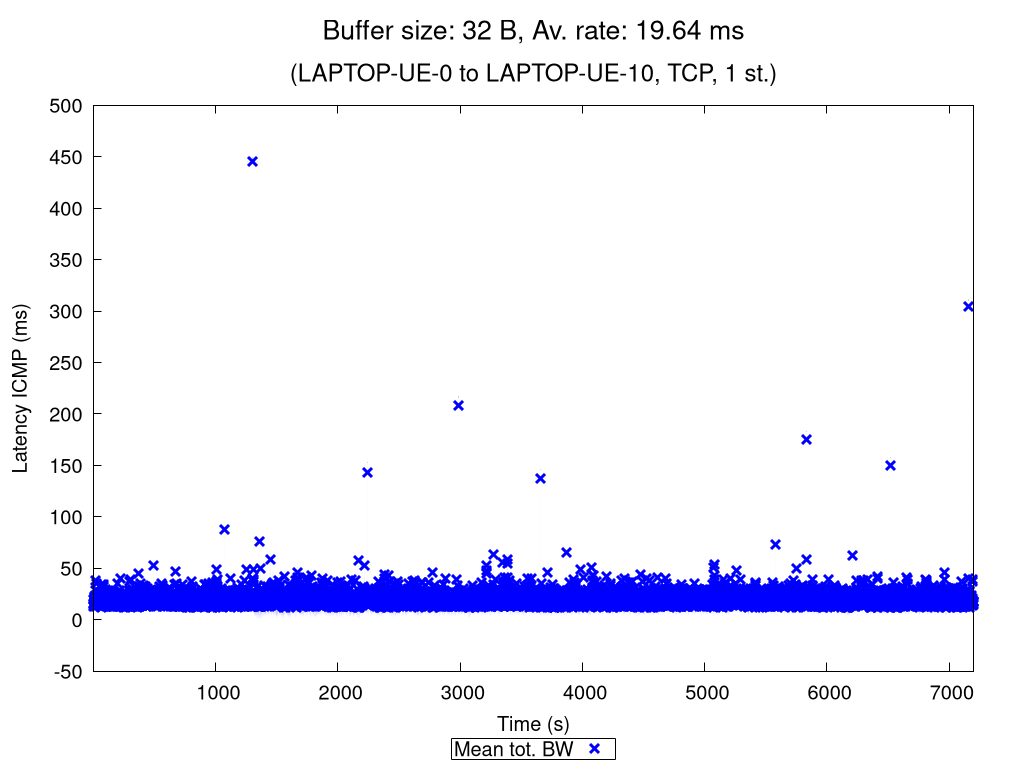

Generate this figure with gnuplot:
set terminal pngcairo nocrop enhanced size 1024,768 font "Verdana,15"
set output "TCP_1_st_2020_11_07_02-29-00_one2two_00032B.png"

set title "{/=20 Buffer size: 32 B, Av. rate: 19.64 ms}\n\n{/=18 (LAPTOP-UE-0 to LAPTOP-UE-10, TCP, 1 st.)}"

set xlabel "Time (s)"
set ylabel "Latency ICMP (ms)"
set ytics nomirror
set key bmargin center horizontal box samplen 1 width -1
set bmargin 4.6
set rmargin 4.5

rf = 1.0  # rate factor
set style fill transparent solid 0.2 noborder
set autoscale xfix
plot "TCP_1_st_2020_11_07_02-29-00_one2two_00032B_iperf_processed.dat" using 1:($2/rf-$3/rf):($2/rf+$3/rf) with filledcurves lc rgb "blue" notitle, \
     "" using 1:($2/rf) with points pt 2 ps 1.5 lw 3 lc rgb "blue" title "Mean tot. BW", \
